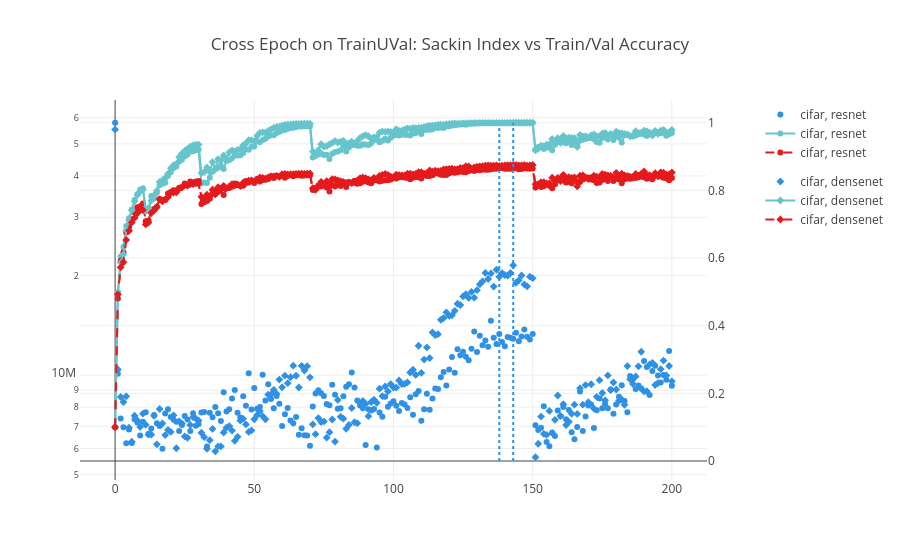

Write notebook code for a chart like this one.
### Code cell
# epoch_trainUval = pd.concat([epoch_data[(epoch_data['split'] == 'trainUval')], epoch_data_better[(epoch_data_better['split'] == 'trainUval')]])
epoch_trainUval = pd.concat([epoch_data[(epoch_data['split'] == 'trainUval')]])
epoch_trainUval = epoch_trainUval.sort_values(by='epoch')

fig = make_subplots(specs=[[{"secondary_y": True}]], )

sackin_scatter_trainUval = px.scatter(epoch_trainUval, x='epoch', y='sackin_index', color="dataset", color_discrete_sequence=color_seq, symbol="model")
train_acc_trainUval = px.line(epoch_trainUval, x='epoch', y='train_acc', color="dataset", color_discrete_sequence=color_seq_train, symbol="model")
val_acc_trainUval = px.line(epoch_trainUval, x='epoch', y='val_acc', color="dataset", color_discrete_sequence=color_seq_val, symbol="model", line_dash_sequence=['dash'])

for i in range(len(tuple(sackin_scatter_trainUval.data))):
	# get dataset, model out of the trace
	dataset, model = str(sackin_scatter_trainUval.data[i]['name']).split(", ")
    
	all_epochs = epoch_trainUval[(epoch_trainUval['dataset'] == dataset) & (epoch_trainUval['model'] == model)]
	# find the epoch where val acc is maximum
	best_epoch = all_epochs.sort_values(by='val_acc', ascending=False).iloc[0]['epoch']

	fig.add_trace(
		sackin_scatter_trainUval.data[i],
		secondary_y=False,
	)

	fig.update_yaxes(type="log", secondary_y=False)

	fig.add_trace(
		train_acc_trainUval.data[i],
		secondary_y=True,
	)
 
	fig.add_trace(
		val_acc_trainUval.data[i],
		secondary_y=True,
	)
 
	# add a vertical line at best epoch
	fig.add_trace(go.Scatter(x=[best_epoch, best_epoch], y=[0, 1], mode="lines", line=dict(color=sackin_scatter_trainUval.data[i]['marker']['color'], dash="dot"), legendgroup=sackin_scatter_trainUval.data[i]['name'], showlegend=False), secondary_y=True)

# set title
fig.update_layout(
	title_text="Cross Epoch on TrainUVal: Sackin Index vs Train/Val Accuracy"
)
fig.show()

### Figure 1 — Plotly figure (JSON) as saved in the notebook; plotly's stock layout.template omitted (floating-point values rounded to 4 significant figures; data arrays with more than 128 entries replaced by an {"elided": "..."} marker saying what was removed)
{"data": [{"hovertemplate": "dataset=cifar<br>model=resnet<br>epoch=%{x}<br>sackin_index=%{y}<extra></extra>", "legendgroup": "cifar, resnet", "marker": {"color": "#2E91E5", "symbol": "circle"}, "mode": "markers", "name": "cifar, resnet", "orientation": "v", "showlegend": true, "type": "scatter", "x": {"elided": "201 int values"}, "xaxis": "x", "y": {"elided": "201 float values"}, "yaxis": "y"}, {"hovertemplate": "dataset=cifar<br>model=resnet<br>epoch=%{x}<br>train_acc=%{y}<extra></extra>", "legendgroup": "cifar, resnet", "line": {"color": "rgb(102, 197, 204)", "dash": "solid"}, "marker": {"symbol": "circle"}, "mode": "lines+markers", "name": "cifar, resnet", "orientation": "v", "showlegend": true, "type": "scatter", "x": {"elided": "201 int values"}, "xaxis": "x", "y": {"elided": "201 float values"}, "yaxis": "y2"}, {"hovertemplate": "dataset=cifar<br>model=resnet<br>epoch=%{x}<br>val_acc=%{y}<extra></extra>", "legendgroup": "cifar, resnet", "line": {"color": "rgb(228,26,28)", "dash": "dash"}, "marker": {"symbol": "circle"}, "mode": "lines+markers", "name": "cifar, resnet", "orientation": "v", "showlegend": true, "type": "scatter", "x": {"elided": "201 int values"}, "xaxis": "x", "y": {"elided": "201 float values"}, "yaxis": "y2"}, {"legendgroup": "cifar, resnet", "line": {"color": "#2E91E5", "dash": "dot"}, "mode": "lines", "showlegend": false, "type": "scatter", "x": [138, 138], "xaxis": "x", "y": [0, 1], "yaxis": "y2"}, {"hovertemplate": "dataset=cifar<br>model=densenet<br>epoch=%{x}<br>sackin_index=%{y}<extra></extra>", "legendgroup": "cifar, densenet", "marker": {"color": "#2E91E5", "symbol": "diamond"}, "mode": "markers", "name": "cifar, densenet", "orientation": "v", "showlegend": true, "type": "scatter", "x": {"elided": "201 int values"}, "xaxis": "x", "y": {"elided": "201 float values"}, "yaxis": "y"}, {"hovertemplate": "dataset=cifar<br>model=densenet<br>epoch=%{x}<br>train_acc=%{y}<extra></extra>", "legendgroup": "cifar, densenet", "line": {"color": "rgb(102, 197, 204)", "dash": "solid"}, "marker": {"symbol": "diamond"}, "mode": "lines+markers", "name": "cifar, densenet", "orientation": "v", "showlegend": true, "type": "scatter", "x": {"elided": "201 int values"}, "xaxis": "x", "y": {"elided": "201 float values"}, "yaxis": "y2"}, {"hovertemplate": "dataset=cifar<br>model=densenet<br>epoch=%{x}<br>val_acc=%{y}<extra></extra>", "legendgroup": "cifar, densenet", "line": {"color": "rgb(228,26,28)", "dash": "dash"}, "marker": {"symbol": "diamond"}, "mode": "lines+markers", "name": "cifar, densenet", "orientation": "v", "showlegend": true, "type": "scatter", "x": {"elided": "201 int values"}, "xaxis": "x", "y": {"elided": "201 float values"}, "yaxis": "y2"}, {"legendgroup": "cifar, densenet", "line": {"color": "#2E91E5", "dash": "dot"}, "mode": "lines", "showlegend": false, "type": "scatter", "x": [143, 143], "xaxis": "x", "y": [0, 1], "yaxis": "y2"}], "layout": {"title": {"text": "Cross Epoch on TrainUVal: Sackin Index vs Train/Val Accuracy"}, "xaxis": {"anchor": "y", "domain": [0, 0.94]}, "yaxis": {"anchor": "x", "domain": [0, 1], "type": "log"}, "yaxis2": {"anchor": "x", "overlaying": "y", "side": "right"}}}
